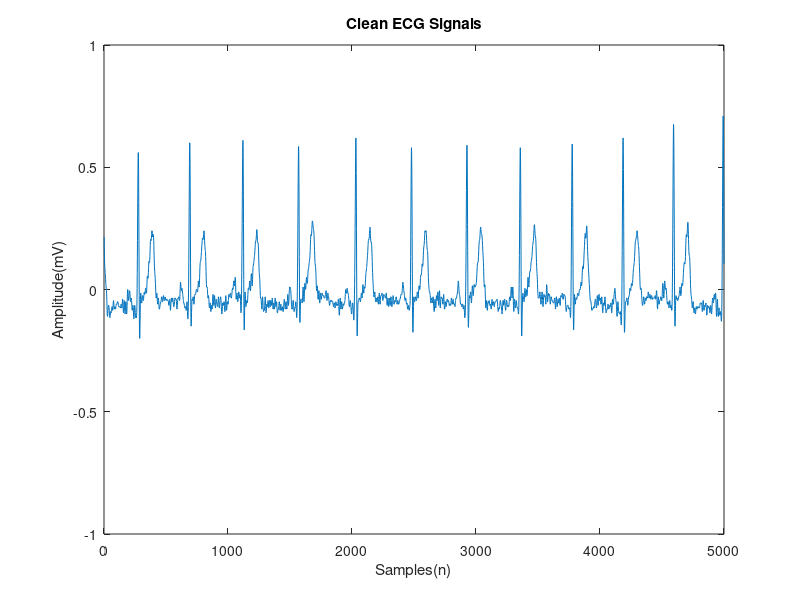

Reproduce this figure in MATLAB. (Note: this script raises an error after producing the figure.)
% XUAN GAO MILLA EE4C03 ECG ADAPTIVE NOISE CANCELLATION ASSIGNMENT
% 05-11-2021

clc
clear all
load('ECG_database.mat')     % load data

% Clean ECG
figure
Data1 = Data1/200;
plot(Data1);
xlabel('Samples(n)');
ylabel('Amplitude(mV)'); ylim([-1 1]);
title('Clean ECG Signals');

% Set the scale to mV
WN_data = WN_data/200;
wn = wn/200;
BWN_data = BWN_data/200;
bwn = bwn/200;
EMN_data = EMN_data/200;
emn = emn/200;
MAN_data = MAN_data/200;
man = man/200;

% Generate PLI noise
datalength = 5000;
fs = 500;
fn = 50;
pli(:)=0;
for i=1:datalength
    pli(:,i) = 0.1*sin(2*pi*fn*i/fs);
end

% Generate corrupted ECG signals with PLI noise
PLI_data = (Data1 + pli);

%------------------------LMS ALGORITHM-------------------------
% Powerline Interference Noise
order =20;
beta = 0.01;
x = PLI_data;
x_ref = pli;
[y_pli_lms,wts_pli_lms,err_pli_lms] = LMS(x_ref,x,order,beta);
[PSD_PLI_lms] = PSD(err_pli_lms);
[PSD_PLI] = PSD(PLI_data);
%hold on
%plot(PSD_PLI_lms); legend ('LMS');
%figure
% hold on
%plot(Hpsd); legend ('PLI unfiltered');
% plot(PSD_PLI_lms); legend ('LMS');
%hold(PSD_PLI_lms,'on'); legend ('LMS');


% White Gaussian Noise
order =5;
beta = 0.01;
x = WN_data;
x_ref = wn;
[y_wn_lms,wts_wn_lms,err_wn_lms] = LMS(x_ref,x,order,beta);

% baseline wander noises
order =5;
beta = 0.02;
x = BWN_data;
x_ref = bwn;
[y_bwn_lms,wts_bwn_lms,err_bwn_lms] = LMS(x_ref,x,order,beta);

% electrode movement noise
order =12;
beta = 0.015;
x_ref = emn;
x = EMN_data;
[y_emn_lms,wts_emn_lms,err_emn_lms] = LMS(x_ref,x,order,beta);
 
% muscle artifacts
order =12;
beta = 0.2;
x_ref = man;
x = MAN_data;
[y_ma_lms,wts_ma_lms,err_ma_lms] = LMS(x_ref,x,order,beta);

%------------------------NLMS ALGORITHM------------------------
% Powerline Interference Noise
order =5;
beta = 0.002;
x = PLI_data;
x_ref = pli;
[y_pli_nlms,wts_pli_nlms,err_pli_nlms] = NLMS(x_ref,x,order,beta);
[PSD_PLI_nlms] = PSD(err_pli_nlms);

% White Gaussian Noise
order =5;
beta = 0.002;
x = WN_data;
x_ref = wn;
[y_wn_nlms,wts_wn_nlms,err_wn_nlms] = NLMS(x_ref,x,order,beta);

% baseline wander noises
order =5;
beta = 0.02;
x = BWN_data;
x_ref = bwn;
[y_bwn_nlms,wts_bwn_nlms,err_bwn_nlms] = NLMS(x_ref,x,order,beta);

% electrode movement noise
order =5;
beta = 0.02;
x_ref = emn;
x = EMN_data;
[y_emn_nlms,wts_emn_nlms,err_emn_nlms] = NLMS(x_ref,x,order,beta);

% muscle artifacts
order =12;
beta = 0.06;
x_ref = man;
x = MAN_data;
[y_ma_nlms,wts_ma_nlms,err_ma_nlms] = NLMS(x_ref,x,order,beta);

% ------------------------RLS ALGORITHM-------------------------
% Powerline Interference Noise
x = PLI_data;
x_ref = pli;
lambda = 0.9999;
order = 8;
[y_pli_rls,wts_pli_rls,err_pli_rls] = RLS(x_ref,x,order,lambda);
[PSD_PLI_rls] = PSD(err_pli_rls);

% White Gaussian Noise
x = WN_data;
x_ref = wn;
lambda = 0.9999;
order = 8;
[y_wn_rls,wts_wn_rls,err_wn_rls] = RLS(x_ref,x,order,lambda);

% baseline wander noises
x = BWN_data;
x_ref = bwn;
lambda = 0.99;
order = 8;
[y_bwn_rls,wts_bwn_rls,err_bwn_rls] = RLS(x_ref,x,order,lambda);

% electrode movement noise
x = EMN_data;
x_ref = emn;
lambda = 0.99;
order = 8;
[y_emn_rls,wts_emn_rls,err_emn_rls] = RLS(x_ref,x,order,lambda);

% muscle artifacts
x = MAN_data;
x_ref = man;
lambda = 0.99999999999999;
order = 1;
[y_ma_rls,wts_ma_rls,err_ma_rls] = RLS(x_ref,x,order,lambda);

%---------------------------SNR Calculation------------------%
% SNR
snr_pli_new_lms = snr(Data1, Data1-err_pli_lms');
snr_pli_new_nlms = snr(Data1, Data1-err_pli_nlms');
snr_pli_new_rls = snr(Data1, Data1-err_pli_rls');
snr_pli_old = snr(Data1, pli);
imp_snr_pli_lms = abs(snr_pli_old - snr_pli_new_lms);
imp_snr_pli_nlms = abs(snr_pli_old - snr_pli_new_nlms);
imp_snr_pli_rls = abs(snr_pli_old - snr_pli_new_rls) ;

snr_wn_new_lms = snr(Data1, Data1-err_wn_lms');
snr_wn_new_nlms = snr(Data1, Data1-err_wn_nlms');
snr_wn_new_rls = snr(Data1, Data1-err_wn_rls');
snr_wn_old = snr(Data1, wn);
imp_snr_wn_lms = abs(snr_wn_old - snr_wn_new_lms);
imp_snr_wn_nlms = abs(snr_wn_old - snr_wn_new_nlms);
imp_snr_wn_rls = abs(snr_wn_old - snr_wn_new_rls) ;
 
snr_bwn_new_lms = snr(Data1, Data1-err_bwn_lms');
snr_bwn_new_nlms = snr(Data1, Data1-err_bwn_nlms');
snr_bwn_new_rls = snr(Data1, Data1-err_bwn_rls');
snr_bwn_old = snr(Data1, bwn);
imp_snr_bwn_lms = abs(snr_bwn_old - snr_bwn_new_lms);
imp_snr_bwn_nlms = abs(snr_bwn_old - snr_bwn_new_nlms) ;
imp_snr_bwn_rls = abs(snr_bwn_old - snr_bwn_new_rls) ;
 
snr_emn_new_lms = snr(Data1, Data1-err_emn_lms');
snr_emn_new_nlms = snr(Data1, Data1-err_emn_nlms');
snr_emn_new_rls = snr(Data1, Data1-err_emn_rls');
snr_emn_old = snr(Data1, emn);
imp_snr_emn_lms = abs(snr_emn_old - snr_emn_new_lms);
imp_snr_emn_nlms = abs(snr_emn_old - snr_emn_new_nlms);
imp_snr_emn_rls = abs(snr_emn_old - snr_emn_new_rls);
 
snr_ma_new_lms = snr(Data1, Data1-err_ma_lms');
snr_ma_new_nlms = snr(Data1, Data1-err_ma_nlms');
snr_ma_new_rls = snr(Data1, Data1-err_ma_rls');
snr_ma_old = snr(Data1, man);
imp_snr_ma_lms = abs(snr_ma_old - snr_ma_new_lms);
imp_snr_ma_nlms = abs(snr_ma_old - snr_ma_new_nlms) ;
imp_snr_ma_rls = abs(snr_ma_old - snr_ma_new_rls) ;
 
% MSE
mse_pli_nlms = (1/5000)*sum((Data1-err_pli_nlms').^2);
mse_wn_nlms = (1/5000)*sum((Data1-err_wn_nlms').^2);
mse_bwn_nlms = (1/5000)*sum((Data1-err_bwn_nlms').^2);
mse_emn_nlms = (1/5000)*sum((Data1-err_emn_nlms').^2);
mse_ma_nlms = (1/5000)*sum((Data1-err_ma_nlms').^2);
 
mse_pli_lms = (1/5000)*sum((Data1-err_pli_lms').^2);
mse_wn_lms = (1/5000)*sum((Data1-err_wn_lms').^2);
mse_bwn_lms = (1/5000)*sum((Data1-err_bwn_lms').^2);
mse_emn_lms = (1/5000)*sum((Data1-err_emn_lms').^2);
mse_ma_lms = (1/5000)*sum((Data1-err_ma_lms').^2);
 
mse_pli_rls = (1/5000)*sum((Data1-err_pli_rls').^2);
mse_wn_rls = (1/5000)*sum((Data1-err_wn_rls').^2); 
mse_bwn_rls = (1/5000)*sum((Data1-err_bwn_rls').^2);
mse_emn_rls = (1/5000)*sum((Data1-err_emn_rls').^2);
mse_ma_rls = (1/5000)*sum((Data1-err_ma_rls').^2);

% PRD
prd_pli_nlms = sqrt((1/5000)*sum((Data1-err_pli_nlms').^2))*100;
prd_wn_nlms = sqrt((1/5000)*sum((Data1-err_wn_nlms').^2))*100;
prd_bwn_nlms = sqrt((1/5000)*sum((Data1-err_bwn_nlms').^2))*100;
prd_emn_nlms = sqrt((1/5000)*sum((Data1-err_emn_nlms').^2))*100;
prd_ma_nlms = sqrt((1/5000)*sum((Data1-err_ma_nlms').^2))*100;

prd_pli_lms = sqrt((1/5000)*sum((Data1-err_pli_lms').^2))*100;
prd_wn_lms = sqrt((1/5000)*sum((Data1-err_wn_lms').^2))*100;
prd_bwn_lms = sqrt((1/5000)*sum((Data1-err_bwn_lms').^2))*100;
prd_emn_lms = sqrt((1/5000)*sum((Data1-err_emn_lms').^2))*100;
prd_ma_lms = sqrt((1/5000)*sum((Data1-err_ma_lms').^2))*100;

prd_pli_rls = sqrt((1/5000)*sum((Data1-err_pli_rls').^2))*100;
prd_wn_rls = sqrt((1/5000)*sum((Data1-err_wn_rls').^2))*100;
prd_bwn_rls = sqrt((1/5000)*sum((Data1-err_bwn_rls').^2))*100;
prd_emn_rls = sqrt((1/5000)*sum((Data1-err_emn_rls').^2))*100;
prd_ma_rls = sqrt((1/5000)*sum((Data1-err_ma_rls').^2))*100;

%---------------------------PLOTS----------------------------%
figure
subplot(4,1,1); plot(PLI_data); ylim([-1 1]);
xlabel('Samples(n)');
ylabel('Amplitude(mV)');
title('Corrupted ECG Signal with Powerline Interference Noise');
subplot(4,1,2); plot(err_pli_lms); ylim([-1 1]);
xlabel('Samples(n)');
ylabel('Amplitude(mV)');
title('LMS Filter Output signal');
subplot(4,1,3); plot(err_pli_nlms); ylim([-1 1]);
xlabel('Samples(n)');
ylabel('Amplitude(mV)');
title('NLMS Filter Output signal');
subplot(4,1,4); plot(err_pli_rls); ylim([-1 1]);
xlabel('Samples(n)');
ylabel('Amplitude(mV)');
title('RLS Filter Output signal');

figure
subplot(4,1,1); plot(WN_data); ylim([-2 2]);
xlabel('Samples(n)');
ylabel('Amplitude(mV)');
title('Corrupted ECG Signal with White Gaussian Noise');
subplot(4,1,2); plot(err_wn_lms); ylim([-1 1]);
xlabel('Samples(n)');
ylabel('Amplitude(mV)');
title('LMS Filter Output signal');
subplot(4,1,3); plot(err_wn_nlms); ylim([-1 1]);
xlabel('Samples(n)');
ylabel('Amplitude(mV)');
title('NLMS Filter Output signal');
subplot(4,1,4); plot(err_wn_rls); ylim([-1 1]);
xlabel('Samples(n)');
ylabel('Amplitude(mV)');
title('RLS Filter Output signal');

figure
subplot(4,1,1); plot(BWN_data); ylim([-3 3]);
xlabel('Samples(n)');
ylabel('Amplitude(mV)');
title('Corrupted ECG Signal with Baseline Wander Noise');
subplot(4,1,2); plot(err_bwn_lms); ylim([-1 1]);
xlabel('Samples(n)');
ylabel('Amplitude(mV)');
title('LMS Filter Output signal');
subplot(4,1,3); plot(err_bwn_nlms); ylim([-1 1]);
xlabel('Samples(n)');
ylabel('Amplitude(mV)');
title('NLMS Filter Output signal');
subplot(4,1,4); plot(err_bwn_rls); ylim([-1 1]);
xlabel('Samples(n)');
ylabel('Amplitude(mV)');
title('RLS Filter Output signal');

figure
subplot(4,1,1); plot(EMN_data); ylim([-3 3]);
xlabel('Samples(n)');
ylabel('Amplitude(mV)');
title('Corrupted ECG Signal with Electrode Movement Noise');
subplot(4,1,2); plot(err_emn_lms); ylim([-1 1]);
xlabel('Samples(n)');
ylabel('Amplitude(mV)');
title('LMS Filter Output signal');
subplot(4,1,3); plot(err_emn_nlms); ylim([-1 1]);
xlabel('Samples(n)');
ylabel('Amplitude(mV)');
title('NLMS Filter Output signal');
subplot(4,1,4); plot(err_emn_rls); ylim([-1 1]);
xlabel('Samples(n)');
ylabel('Amplitude(mV)');
title('RLS Filter Output signal');

figure
subplot(4,1,1); plot(MAN_data); ylim([-2 2]);
xlabel('Samples(n)');
ylabel('Amplitude(mV)');
title('Corrupted ECG Signal with Muscle Artifacts Noise');
subplot(4,1,2); plot(err_ma_lms); ylim([-1 1]);
xlabel('Samples(n)');
ylabel('Amplitude(mV)');
title('LMS Filter Output signal');
subplot(4,1,3); plot(err_ma_nlms); ylim([-1 1]);
xlabel('Samples(n)');
ylabel('Amplitude(mV)');
title('NLMS Filter Output signal');
subplot(4,1,4); plot(err_ma_rls); ylim([-1 1]);
xlabel('Samples(n)');
ylabel('Amplitude(mV)');
title('RLS Filter Output signal');

figure
subplot(2,2,1);
plot(PSD_PLI); legend ('PLI unfiltered');
title('Power Spectrum Density of the PLI unfiltered signal');
subplot(2,2,2);
plot(PSD_PLI_lms); legend ('PLI filtered by LMS');
title('Power Spectrum Density of the PLI filtered signal by LMS');
subplot(2,2,3);
plot(PSD_PLI_nlms); legend ('PLI filtered by NLMS');
title('Power Spectrum Density of the PLI filtered signal by NLMS');
subplot(2,2,4);
plot(PSD_PLI_rls); legend ('PLI filtered by RLS');
title('Power Spectrum Density of the PLI filtered signal by RLS');

